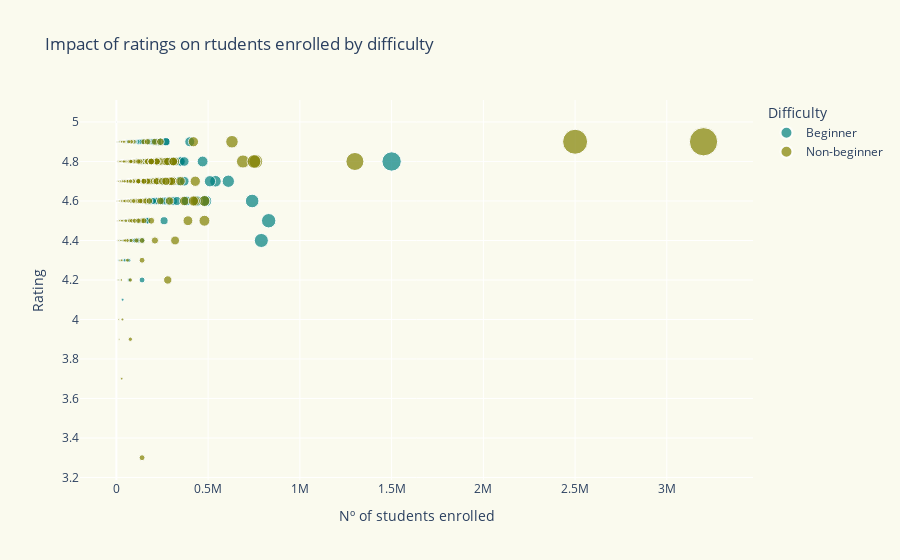

Notebook cell for this chart:
### Code cell
# Check for the rating being impacted by students enrolled, 3 features: beginner/non-beginner, rating, students enrolled
fig = px.scatter(
    df,
    x='course_students_enrolled',
    y='course_rating',
    color='difficulty_groups',
    title='Impact of ratings on rtudents enrolled by difficulty',
    labels={'difficulty_groups': 'Difficulty', 
            'course_students_enrolled': 'Nº of students enrolled', 
            'course_rating': 'Rating'},
    size='course_students_enrolled', 
    hover_data=['course_title',
                'course_organization'],
    color_discrete_map={
        'Beginner': '#008080', 
        'Non-beginner': '#808000'})     



fig.update_layout(paper_bgcolor='rgb(250, 250, 238)',  
                  plot_bgcolor='rgb(250, 250, 238)')

fig.show()

### Figure 1 — Plotly figure (JSON) as saved in the notebook; plotly's stock layout.template omitted (floating-point values rounded to 4 significant figures; data arrays with more than 128 entries replaced by an {"elided": "..."} marker saying what was removed)
{"data": [{"customdata": {"elided": "487x2 str values"}, "hovertemplate": "Difficulty=Beginner<br>Nº of students enrolled=%{marker.size}<br>Rating=%{y}<br>course_title=%{customdata[0]}<br>course_organization=%{customdata[1]}<extra></extra>", "legendgroup": "Beginner", "marker": {"color": "#008080", "size": {"elided": "487 int values"}, "sizemode": "area", "sizeref": 8000, "symbol": "circle"}, "mode": "markers", "name": "Beginner", "orientation": "v", "showlegend": true, "type": "scatter", "x": {"elided": "487 int values"}, "xaxis": "x", "y": {"elided": "487 float values"}, "yaxis": "y"}, {"customdata": {"elided": "404x2 str values"}, "hovertemplate": "Difficulty=Non-beginner<br>Nº of students enrolled=%{marker.size}<br>Rating=%{y}<br>course_title=%{customdata[0]}<br>course_organization=%{customdata[1]}<extra></extra>", "legendgroup": "Non-beginner", "marker": {"color": "#808000", "size": {"elided": "404 int values"}, "sizemode": "area", "sizeref": 8000, "symbol": "circle"}, "mode": "markers", "name": "Non-beginner", "orientation": "v", "showlegend": true, "type": "scatter", "x": {"elided": "404 int values"}, "xaxis": "x", "y": {"elided": "404 float values"}, "yaxis": "y"}], "layout": {"legend": {"itemsizing": "constant", "title": {"text": "Difficulty"}, "tracegroupgap": 0}, "paper_bgcolor": "rgb(250, 250, 238)", "plot_bgcolor": "rgb(250, 250, 238)", "title": {"text": "Impact of ratings on rtudents enrolled by difficulty"}, "xaxis": {"anchor": "y", "domain": [0, 1], "title": {"text": "Nº of students enrolled"}}, "yaxis": {"anchor": "x", "domain": [0, 1], "title": {"text": "Rating"}}}}
